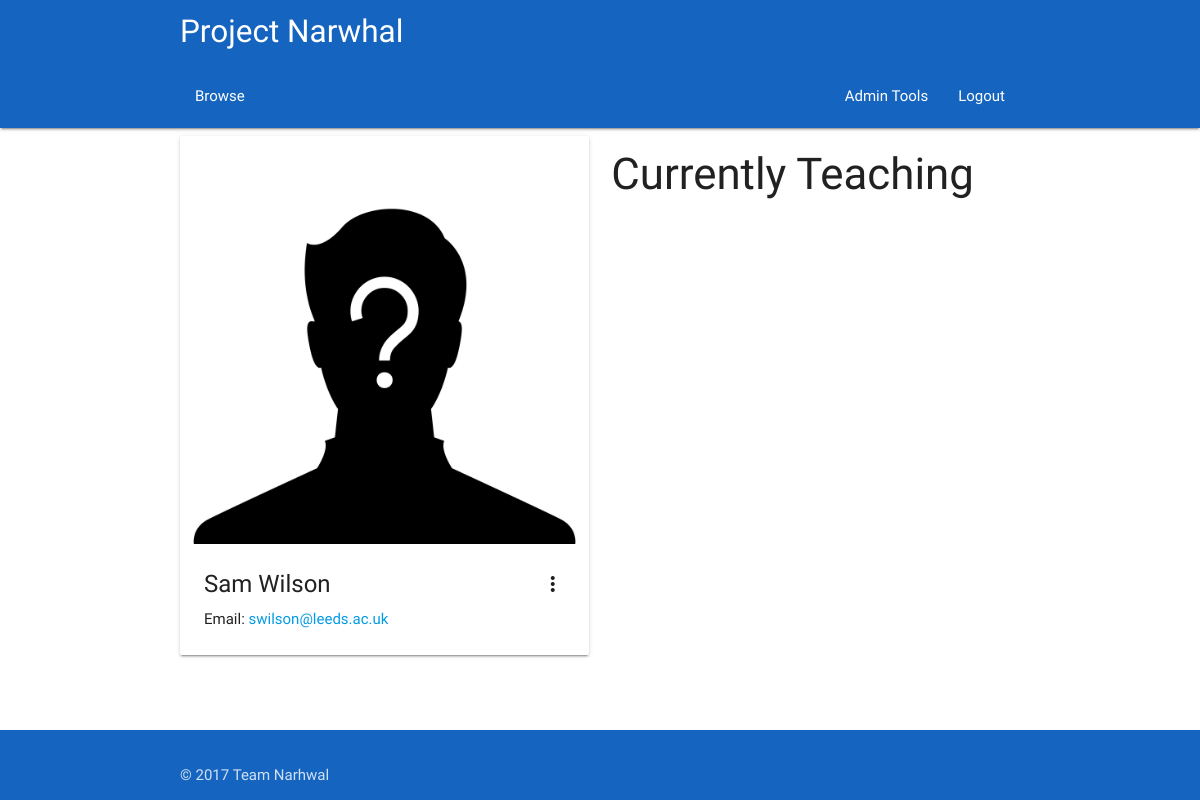
The app's page /trainers/109 (signed in), older data.
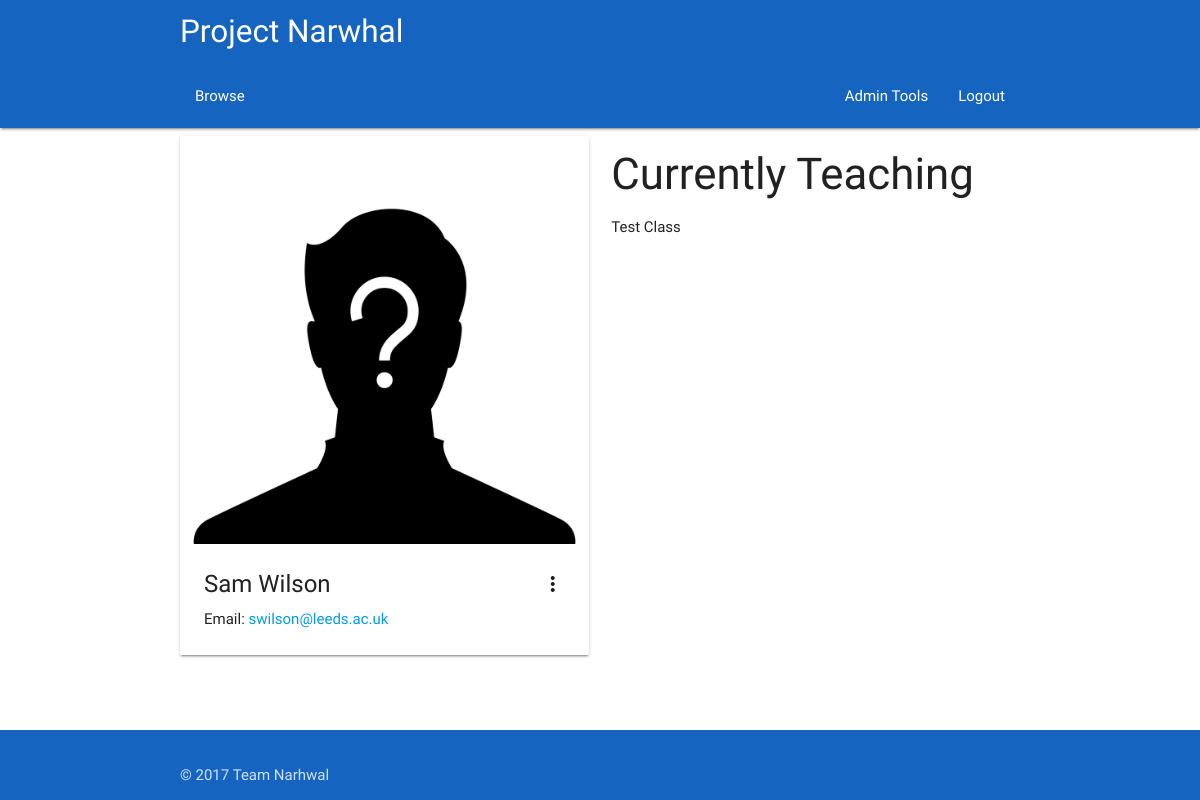
The same page, newer data.
### app/models.py (models this page shows)
class Class(db.Model):
	__tablename__ = 'Class'
	classID = db.Column(db.Integer, primary_key = True)
	coursePoint = db.Column(db.Integer, db.ForeignKey('Course.courseID'))
	course = db.relationship("Course", foreign_keys = [coursePoint])
	courseID = db.Column(db.Integer)
	title = db.Column(db.String(100))
	description = db.Column(db.String(100))
	capacity = db.Column(db.Integer)
	startDate = db.Column(db.DateTime)
	duration = db.Column(db.Integer)
	endDate = db.Column(db.DateTime)
	reqFac = db.Column(db.String(100), default = 'None')
	preTrain = relationship("Class")
	parent_id = Column(db.Integer, ForeignKey('Class.classID'))
	locationPoint = db.Column(db.Integer, db.ForeignKey('Room.roomID'))
	location = db.relationship("Room", foreign_keys = [locationPoint])
	trainerPoint = db.Column(db.Integer, db.ForeignKey('Trainer.trainerID'))
	trainer = db.relationship("Trainer", foreign_keys = [trainerPoint])
	attendanceList = db.relationship('Delegate', secondary = association_table)
	waitList = db.relationship('Delegate', secondary = waiting_table)

### app/views.py (the view)
@app.route('/trainers/<id>')
@login_required
def trainerSchedule(id):
    trainerID = id
    if current_user.type != 'Admin':
        abort(403)
    current_trainer = trainers(trainerID=trainerID)
    trainerClassList = classes(trainerPoint=trainerID)
    if type(trainerClassList) != list:
        trainerClassList = [trainerClassList]
    return render_template('trainersSched.html', title='Trainer Schedule', current_trainer=current_trainer, trainerClassList=trainerClassList)

### app/views.py (called while the page is built)
@login_manager.user_loader
def load_user(id):
    return models.User.query.get(id)

### queries.py (called while the page is built)
def listConvert(x):
    if(x.count() == 1):
        x = x[0]
        return x
    else:
        y = []
    for i in x:
        y.append(i)
    return y

def classes(**kwargs):
    q = models.Class.query.filter_by(**kwargs)
    q = listConvert(q)
    return q

def trainers(**kwargs):
    q = models.Trainer.query.filter_by(**kwargs)
    q = listConvert(q)
    return q

### app/templates/trainersSched.html (shortened to what this page needs)
{% extends "base.html" %} {% block content %}
<div class="container">
    <div class="row">
        <div class="col l6 m6 s12">
            <div class="card hoverable">
                <div class="card-image waves-effect waves-block waves-light">
                    <img class="activator" src="{{url_for('static', filename = 'images/unknown.jpg')}}">
                </div>
                <div class="card-content">
                    <span class="card-title activator grey-text text-darken-4">{{current_trainer.name}}<i class="material-icons right">more_vert</i></span>
                    <p>Email: <a href="mailto:{{current_trainer.email}}">{{current_trainer.email}}</a></p>
                </div>
            </div>
        </div>
        <div class="col l6 m6 s12">
            <h3> Currently Teaching </h3>
            <ul>
                {% for item in trainerClassList %}
                <li>{{item.title}}<br >{{item.startTime}}</li>
                {% endfor %}
            </ul>
        </div>
    </div>
    {% endblock %}

Row changes from the older to the newer data that the page shows:
added Class: title "Test Class"
